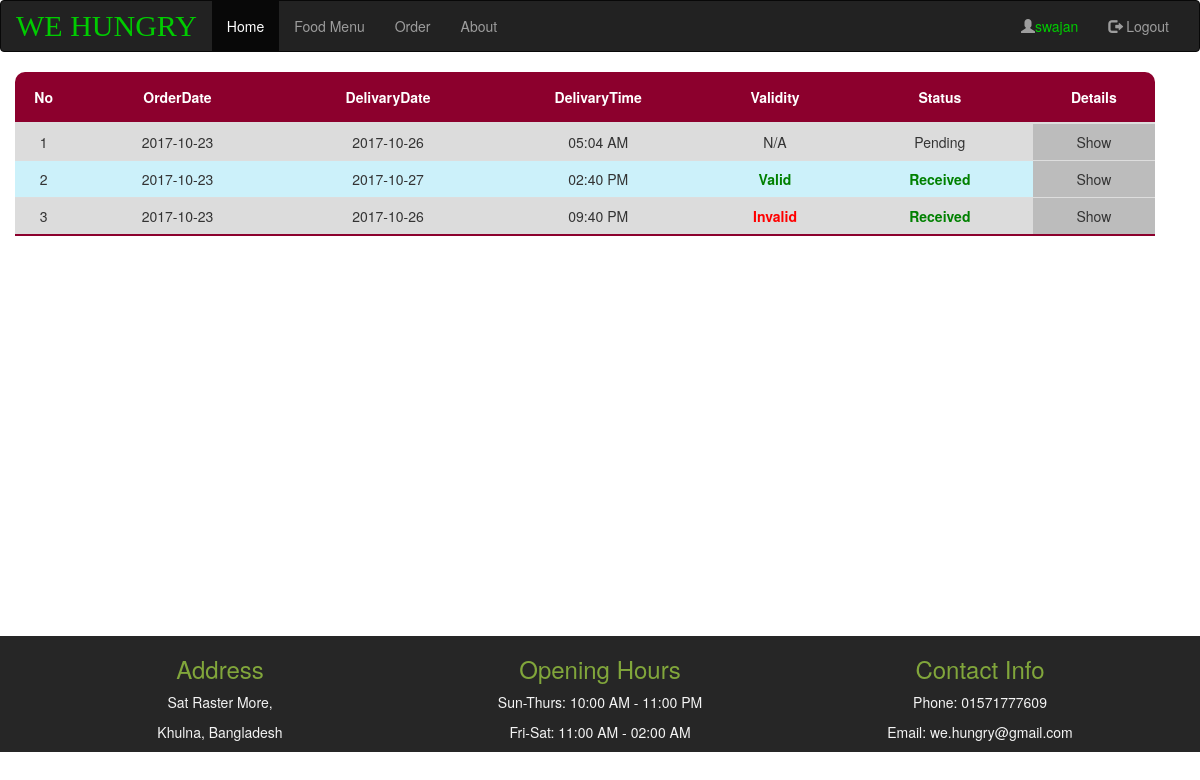
The page /order-customer.php (signed in) on the database its author committed.
### tables this page shows
CREATE TABLE `orders` (
  `id` int(11) NOT NULL,
  `orderdate` date NOT NULL,
  `delivarydate` date NOT NULL,
  `delivarytime` time(6) NOT NULL,
  `phoneno` int(11) NOT NULL,
  `delivaryaddress` text NOT NULL,
  `confirmation` tinyint(1) NOT NULL DEFAULT '0',
  `validity` tinyint(1) DEFAULT '0',
  `served` tinyint(1) NOT NULL DEFAULT '0',
  `status` varchar(255) DEFAULT NULL,
  `customerid` int(11) NOT NULL
);

### src/database.php (called while the page is built, shortened)
<?php
function db_select($query){
    $con = db_connect();
    $rows = $con->query($query);
    $data=[];
    if($rows==null){
        echo "Database query failed";
        return $data;
    }else {
        $rows = $rows->fetch_all(MYSQLI_BOTH);
        foreach ($rows as $row){
            array_push($data,$row);
        }
    }
    return $data;
}
function db_connect(){
    $serverName="localhost";
    $userName="root";
    $password="";
    $dbName="resturant";
    $con= new mysqli($serverName,$userName,$password,$dbName);
    if($con->connect_errno){
        die("coonection failed".$con->connect_error);
    }else {
        return $con;
    }
}

### order-customer.php (the view, shortened to what this page needs)
<?php
include_once 'layout/header.php';
require_once 'src/database.php';
?>
<div class="table-responsive container row " style="margin-left: -30px;">
    <table class="table table-striped myTable">
        <thead>
        <tr>
            <th>No</th>
            <th>OrderDate</th>
            <th>DelivaryDate</th>
            <th>DelivaryTime</th>
            <th>Validity</th>
            <th>Status</th>
            <th>Details</th>
        </tr>
        </thead>
        <tbody>
        <?php
        $query = "select orders.id,orders.orderdate,orders.delivarydate,TIME_FORMAT(delivarytime, \"%h:%i %p\") as delivarytime,confirmation,validity from orders,customer where customer.id=orders.customerid && customer.username='".$_SESSION['username']."' order by orders.id desc";
        $customerOrders = db_select($query);
        $counter = 0;
        foreach ($customerOrders as $order): ?>
            <tr>
                <td>
                    <?= ++$counter;?>
                </td>
                <td><?= $order['orderdate'] ?></td>
                <td><?= $order['delivarydate'] ?></td>
                <td><?= $order['delivarytime']?></td>
                <?php if($order['confirmation']==0 && $order['validity']==0){?>
                    <td>N/A</td>
                <?php }elseif ($order['validity']==0){?>
                    <td style="color: red;font-weight: bold">Invalid</td>
                <?php }else{?>
                    <td style="color: green;font-weight: bold">Valid</td>
                <?php }?>
                <?php if($order['confirmation']==1){ ?>
                    <td style="color: green;font-weight: bold"> Received</td>
                <?php }else{?>
                    <td>Pending</td>
                <?php }?>
                <td onclick="modalActivate('<?= $order['id']?>')">Show</td>
            </tr>
        <?php endforeach; ?>
        </tbody>
    </table>
</div>
<?php
    require_once 'layout/footer.php'
?>

### order-customer.php (style rules this page uses)
.myTable thead { background-color: rgb(140, 0, 45); color: #fff; }
.myTable > thead > tr > th { padding:15px 0; text-align: center; }
.myTable > thead > tr > th:first-child { border-top-left-radius: 10px; }
.myTable > thead > tr > th:last-child { border-top-right-radius: 10px; }
.table > tbody > tr > td { text-align: center; }
.myTable > tbody > tr:last-child { border-bottom: 2px solid rgb(140, 0, 45); }
.myTable > tbody > tr >td:last-child { background-color: #BCBCBC; cursor: pointer; }
.myTable > tbody >tr:nth-child(odd) { background-color: #DCDCDC; }
.myTable > tbody >tr:nth-child(even) { background-color: #CCF1FA; }

### rows shown on the page
orders: orderdate "2017-10-23", delivarydate "2017-10-26", delivarytime "05:04 AM", confirmation "N/A"
orders: orderdate "2017-10-23", delivarydate "2017-10-27", delivarytime "02:40 PM", confirmation "Valid"
orders: orderdate "2017-10-23", delivarydate "2017-10-26", delivarytime "09:40 PM", confirmation "Invalid"

### other values the page prints
$_SESSION['username'] "swajan"
